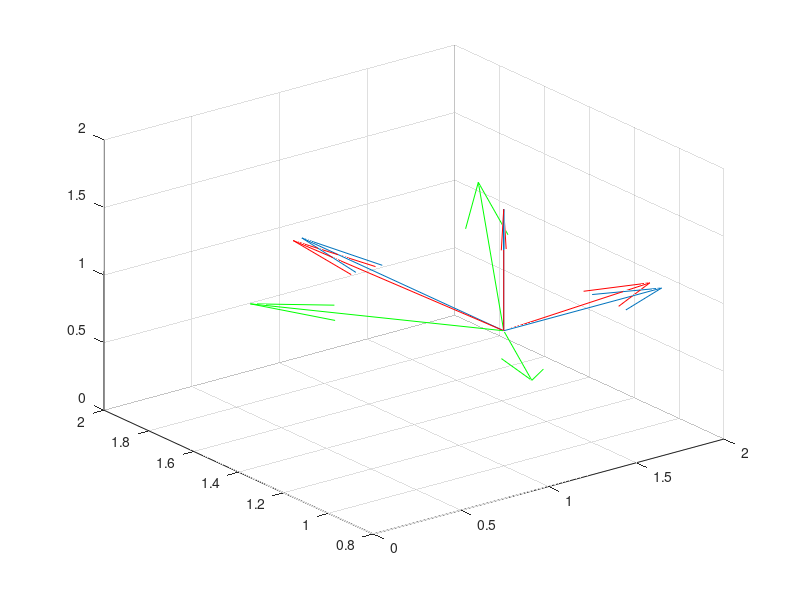

MATLAB code to generate this figure:
x = ones(3,1);
p = ones(3,1);
x = [1 0 0]
y = [0 1 0]
z = [0 0 1]
A = [x;y;z]
q = [1,1,1]
r = cross(q,rand(1,3));
s = cross(q,r);
q = q./(norm(q,2));
r = r./(norm(r,2));
s = s./(norm(s,2));
B = [q;r;s];
ex = cross(s,z)
ex = ex / (norm(ex,2))
theta = acos(dot(s,z))
ux  = ex(1);
uy = ex(2);
uz = ex(3);
C = cos(theta);
S = sin(theta);
t = 1 - C;
T = [t*ux^2+C t*ux*uy-S*uz t*ux*uz+S*uy; t*ux*uy+S*uz t*uy^2+C t*uy*uz-S*ux; t*ux*uz-S*uy t*uy*uz+S*ux t*uz^2+C];
rot1 = T*s';
rot2 = T*r';
rot3 = T*q';
Rtheta = [rot1,rot2,rot3]'

quiver3(p,p,p,A(:,1),A(:,2),A(:,3))
hold on
quiver3(p,p,p,Rtheta(:,1),Rtheta(:,2),Rtheta(:,3),'r')
quiver3(p,p,p,B(:,1),B(:,2),B(:,3),'g')
